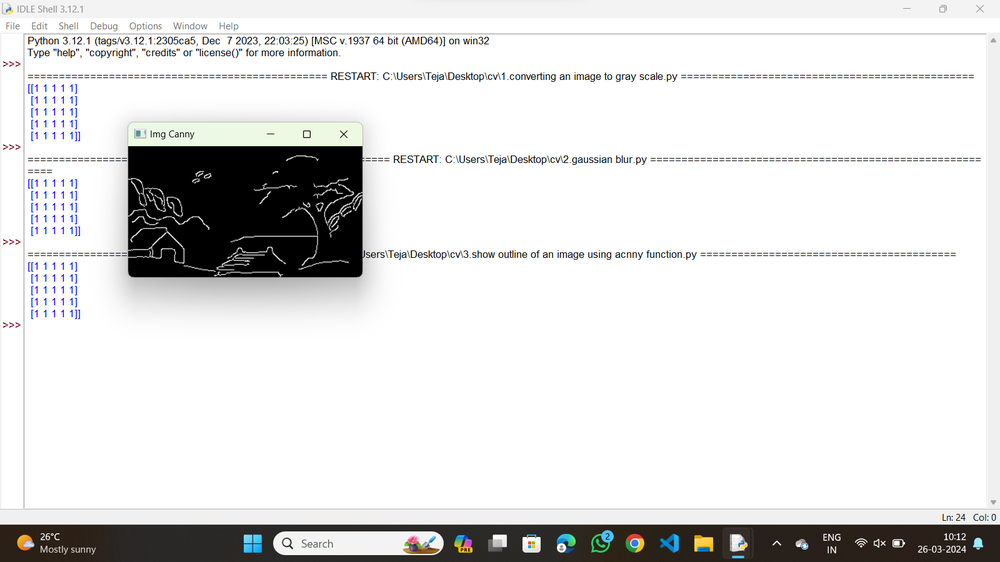
#> input picture OUTPUTS/03.png, 1000 x 562 px, shrunk from 1600 x 900 before the run, given in place of 03.jpg, which was not available
$ python '3.show outline of an image using acnny function.py'
#> lines starting #> are read from the running program, lines starting #| are printed output that depends on the picture; pictures that were not available may be replaced by others from this repository, and a replacement may not be noted
import cv2
import numpy as np
kernel=np.ones((5,5),np.uint8)
print(kernel)
path=r"C:\Users\Teja\Desktop\cv\input\03.jpg"
img=cv2.imread(path)
#> img is the input picture: shape (562, 1000, 3); mean B, G, R 223.8, 223.9, 223.9
imggray=cv2.cvtColor(img,cv2.COLOR_BGR2GRAY)
imgblur=cv2.GaussianBlur(imggray,(7,7),0)
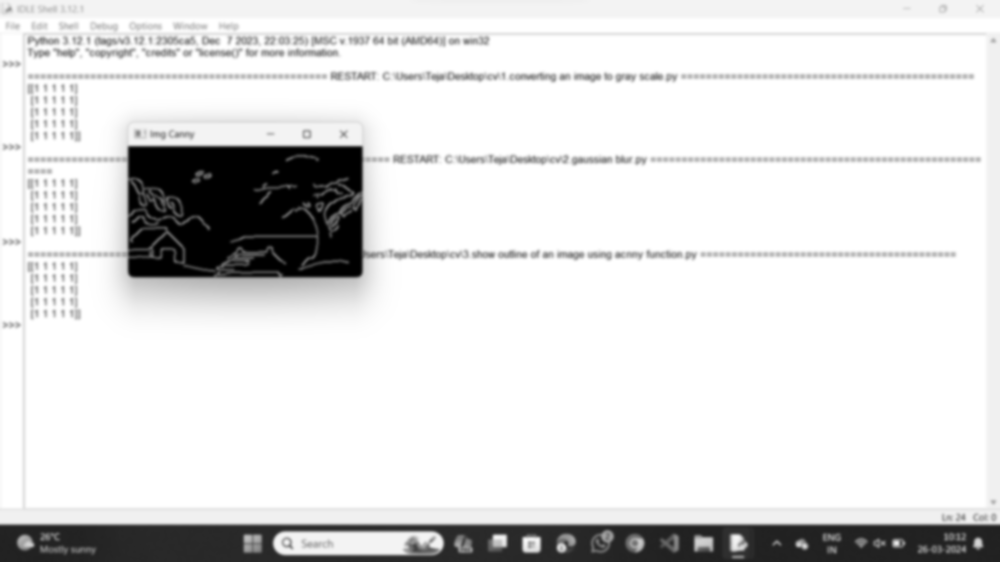
#> imgblur: shape (562, 1000); min 0, max 255, mean 223.9
imgcanny=cv2.Canny(imgblur,100,200)
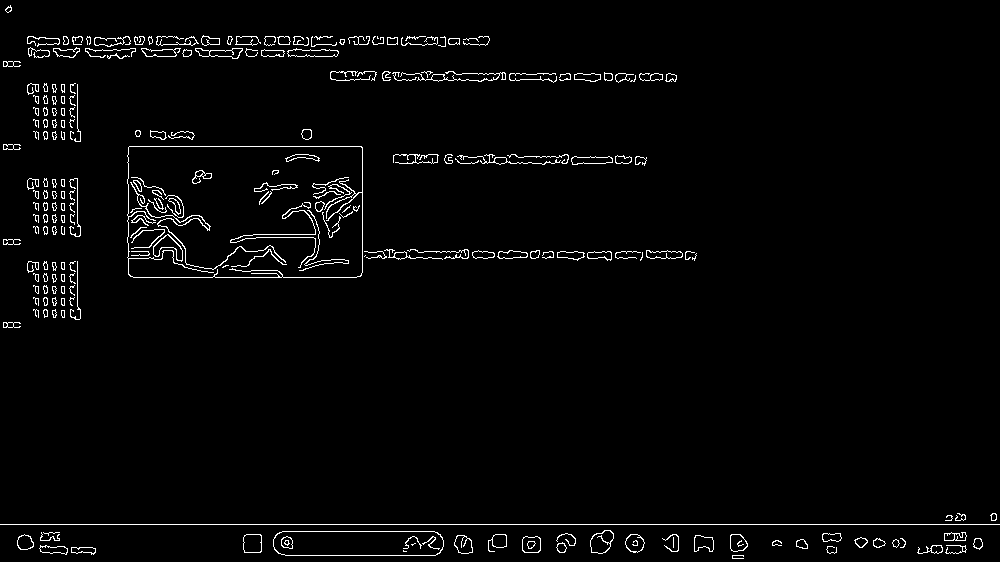
#> imgcanny: shape (562, 1000); 2.4% white in thin lines or dots
cv2.imshow("Img Canny",imgcanny)
cv2.waitKey(0)

$ run again, with OUTPUTS/01.png copied over OUTPUTS/03.png
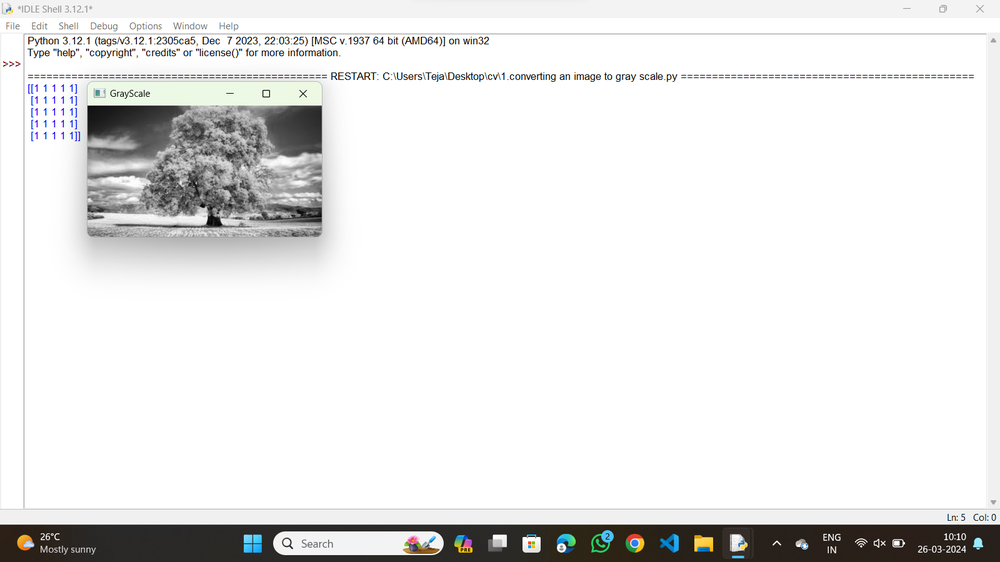
#> input picture OUTPUTS/01.png, 1000 x 562 px, shrunk from 1600 x 900 before the run, given in place of 03.jpg, which was not available
#> img is the input picture: shape (562, 1000, 3); mean B, G, R 231.6, 232, 232
#> `imgblur=cv2.GaussianBlur(imggray,(7,7),0)`:
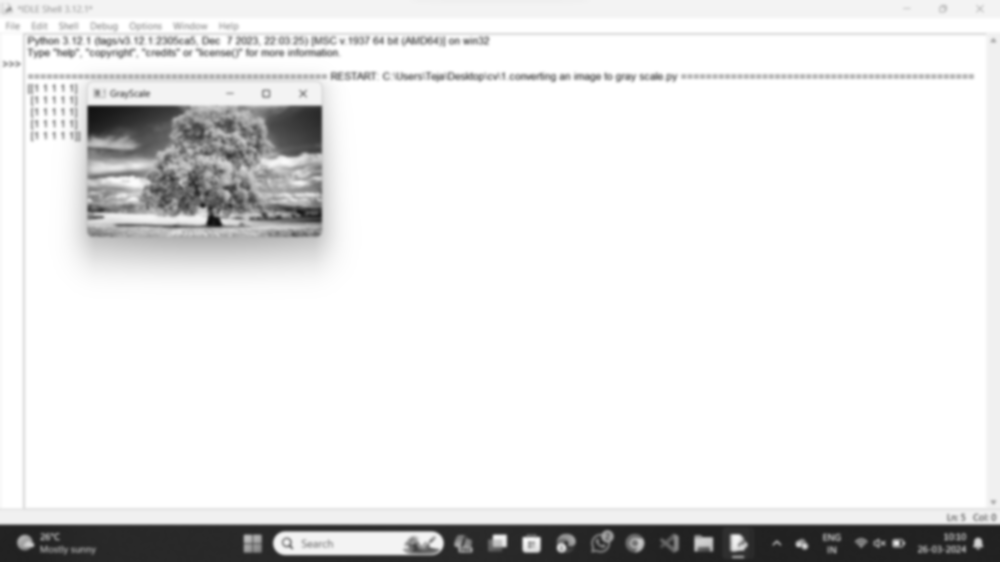
#> imgblur: shape (562, 1000); min 15, max 255, mean 231.9
#> `imgcanny=cv2.Canny(imgblur,100,200)`:
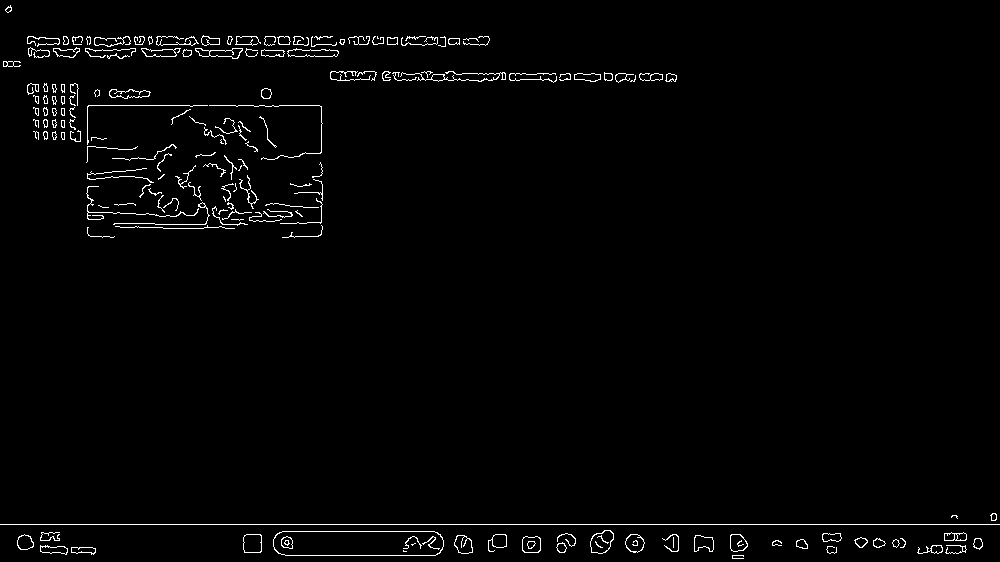
#> imgcanny: shape (562, 1000); 1.7% white in thin lines or dots

$ run again, with OUTPUTS/04.png copied over OUTPUTS/03.png
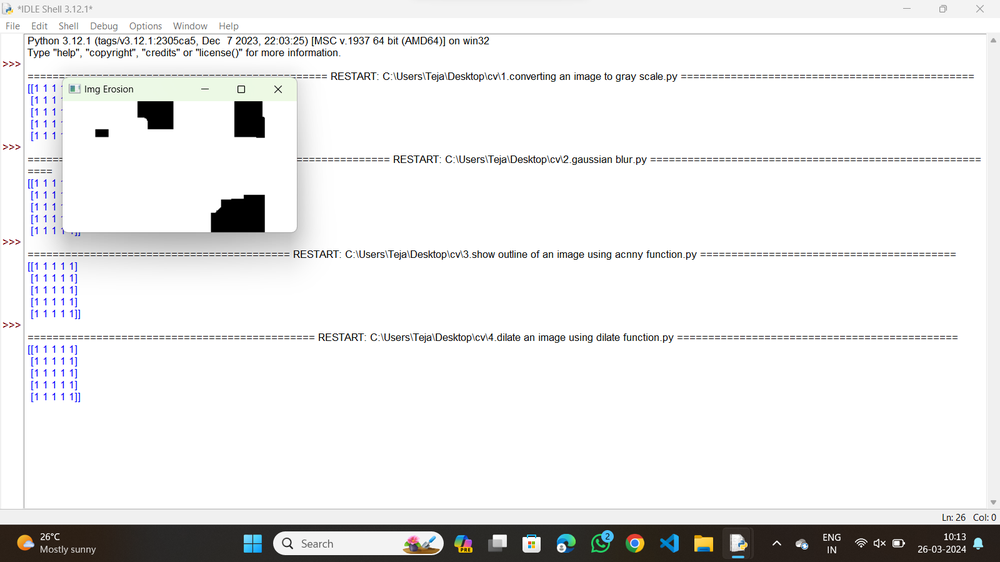
#> input picture OUTPUTS/04.png, 1000 x 562 px, shrunk from 1600 x 900 before the run, given in place of 03.jpg, which was not available
#> img is the input picture: shape (562, 1000, 3); mean B, G, R 234.6, 234.6, 234.7
#> `imgblur=cv2.GaussianBlur(imggray,(7,7),0)`:
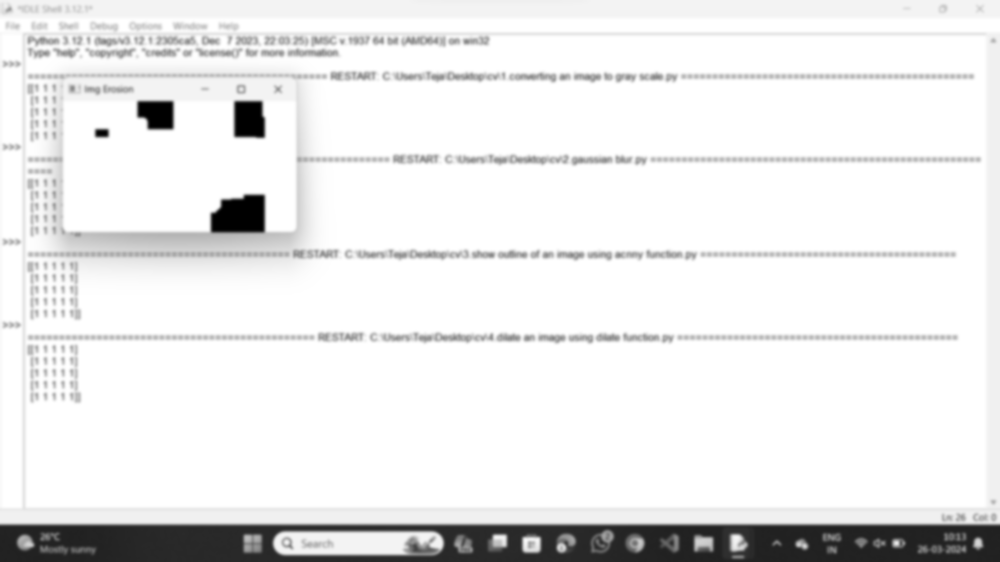
#> imgblur: shape (562, 1000); min 0, max 255, mean 234.7
#> `imgcanny=cv2.Canny(imgblur,100,200)`:
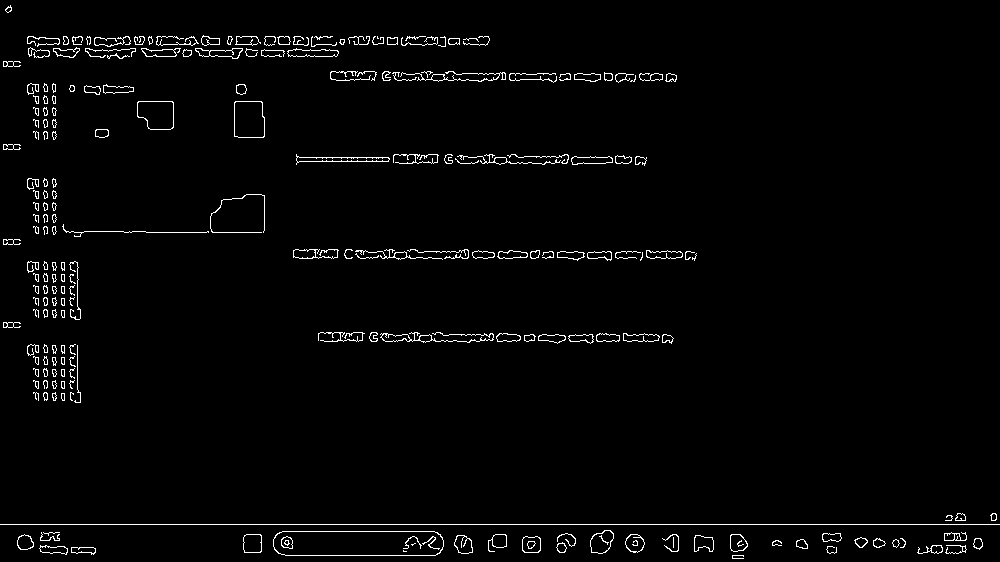
#> imgcanny: shape (562, 1000); 2.1% white in thin lines or dots
